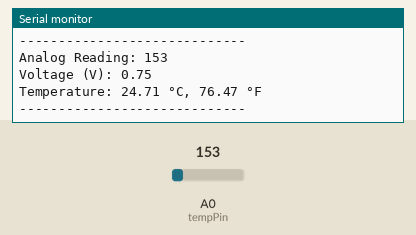
A sketch run on a simulated Arduino Uno, built with avr-gcc and run on an emulated ATmega328P. Shown: the last lines printed to the serial monitor. The test bench sets the inputs (shaded band); at power-on: A0 (tempPin) = 153.

Above: at 3.8 s.
3.9 s: A0 (tempPin) set to 165
At 7.2 s:
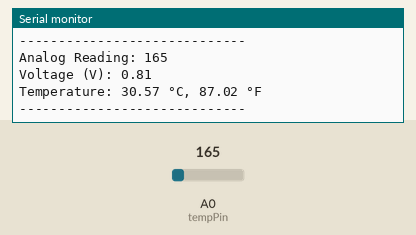
7.8 s: A0 (tempPin) set to 175
At 9.8 s:
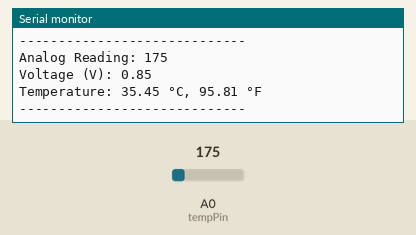
Timing chart, 0 to 11.3 s (numbered marks = the images above; inputs shaded):
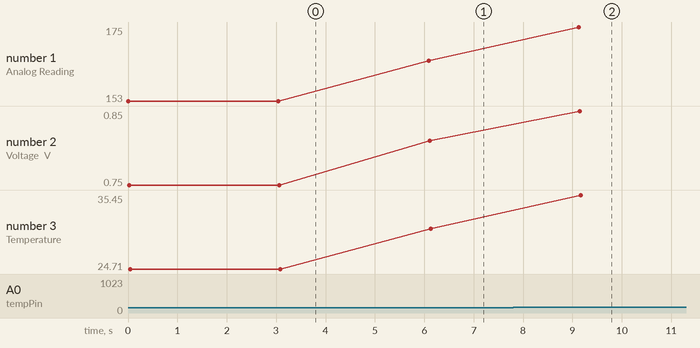

The sketch:

project_5_code.ino
```cpp
// Define pin for TMP36 sensor
int tempPin = A0;

// Variables to store values
float tempCelsius;
float tempFahrenheit;
int analogReading;
float voltage;

void setup() {
  Serial.begin(9600);           // Start serial communication
  pinMode(tempPin, INPUT);      // Set temperature sensor pin as input
}

void loop() {
  // Step 1: Read analog value from sensor
  analogReading = analogRead(tempPin);

  // Step 2: Convert analog reading to voltage
  voltage = analogReading * 5.0 / 1024.0;

  // Step 3: Convert voltage to Celsius temperature
  // TMP36 gives 0.5V at 0°C and increases by 10mV/°C
  tempCelsius = (voltage - 0.5) * 100.0;

  // Step 4: Convert Celsius to Fahrenheit
  tempFahrenheit = (tempCelsius * 9.0 / 5.0) + 32.0;

  // Step 5: Display results in Serial Monitor
  Serial.print("Analog Reading: ");
  Serial.println(analogReading);

  Serial.print("Voltage (V): ");
  Serial.println(voltage);

  Serial.print("Temperature: ");
  Serial.print(tempCelsius);
  Serial.print(" °C, ");

  Serial.print(tempFahrenheit);
  Serial.println(" °F");

  Serial.println("-----------------------------");

  delay(3000);  // Wait for 3 seconds before next reading
}
```

Measured:
- after the input at 3.9 s, the serial monitor: prints a new line after 2.2 s (image 1)
- after the input at 7.8 s, the serial monitor: prints a new line after 1.3 s (image 2)
- plotted number 1: 153 → 165 after the input at 3.9 s, 165 → 175 after the input at 7.8 s
- plotted number 2: 0.75 → 0.81 after the input at 3.9 s, 0.81 → 0.85 after the input at 7.8 s
- plotted number 3: 24.71 → 30.57 after the input at 3.9 s, 30.57 → 35.45 after the input at 7.8 s
